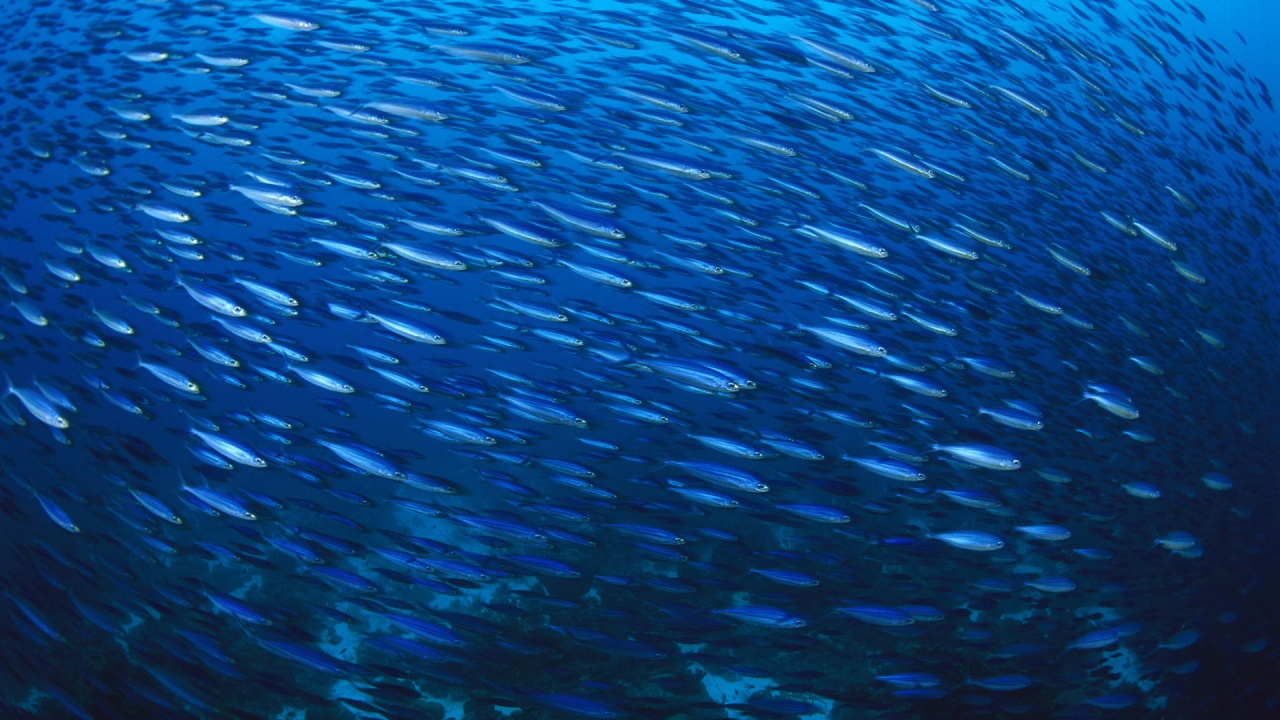
#> input picture lab09/lab/Lab9_school.jpg, 1280 x 720 px; the run also reads 1 picture not shown here
$ python main.py
#> lines starting #> are read from the running program, lines starting #| are printed output that depends on the picture
import matplotlib.image as mpimg
import matplotlib.pyplot as plt
import numpy as np
import numpy.linalg
import numpy.fft

def rgb2gray(rgb):
    return np.dot(rgb[..., :3], [0.2989, 0.5870, 0.1140])


def draw(img):
    plt.imshow(img, cmap=plt.get_cmap('gray'), vmin=0, vmax=1)
    plt.show()
def draw3d(img):
    fig = plt.figure()
    ax = plt.axes(projection='3d')
    # [8 lines of commented-out code are left out]
    x = np.arange(0, img.shape[1])
    y = np.arange(0, img.shape[0])
    X, Y = np.meshgrid(x, y)
    ax.plot_surface(X, Y, img)
    plt.show()

def zad1():
    img = mpimg.imread('Lab9_galia.png')
    img = rgb2gray(img)
    img = 1 - img
    dft = numpy.fft.fft2(img)
    phase = np.angle(dft)
    #phase /= 2 * numpy.pi
    #phase += 0.5
    modulus = np.absolute(dft)
    #modulus /= np.average(modulus)
    draw3d(phase)
    draw3d(modulus)


    #draw(phase)
    #draw(modulus)

def f(i1,i2,inv=False, th=0.9):
#> called with i1 = 'Lab9_school.jpg', i2 = 'Lab9_fish1.png', inv = False, th = 0.7
    img = mpimg.imread(i1)
#> img is the input picture: shape (720, 1280, 3); mean R, G, B 9.1, 67.3, 128.5
    img = rgb2gray(img) / 255
#> in rgb2gray, `return np.dot(rgb[..., :3], [0.2989, 0.5870, 0.1140])`:
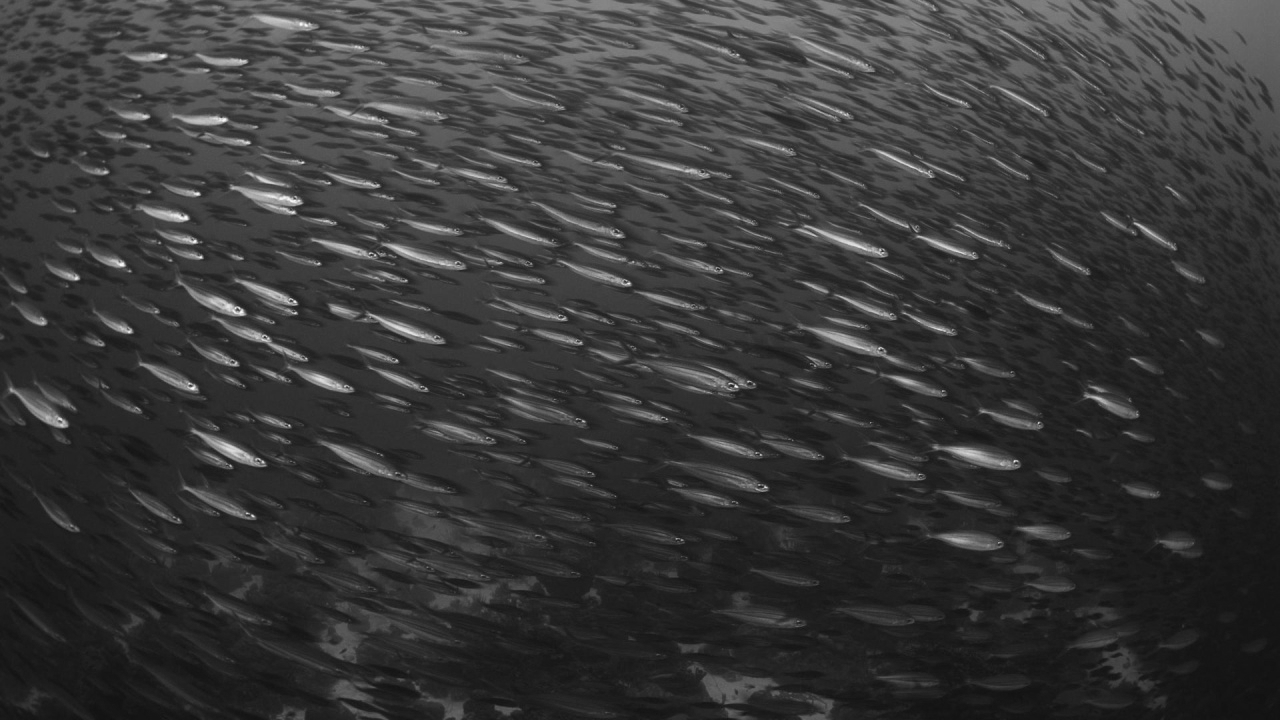
#> returned value: shape (720, 1280) float64; min 16.89, max 247.2, mean 56.9
#> img: shape (720, 1280) float64
    if inv:
        img = 1 - img
    dft = numpy.fft.fft2(img)
    img_e = mpimg.imread(i2)
    img_e = rgb2gray(img_e) / 255
    if inv:
        img_e = 1 - img_e
    dft_e = numpy.fft.fft2(np.rot90(img_e, k=2), s=img.shape)
    dft_2 = dft * dft_e
    img_2 = numpy.fft.ifft2(dft_2)
    img_2 = np.real(img_2)
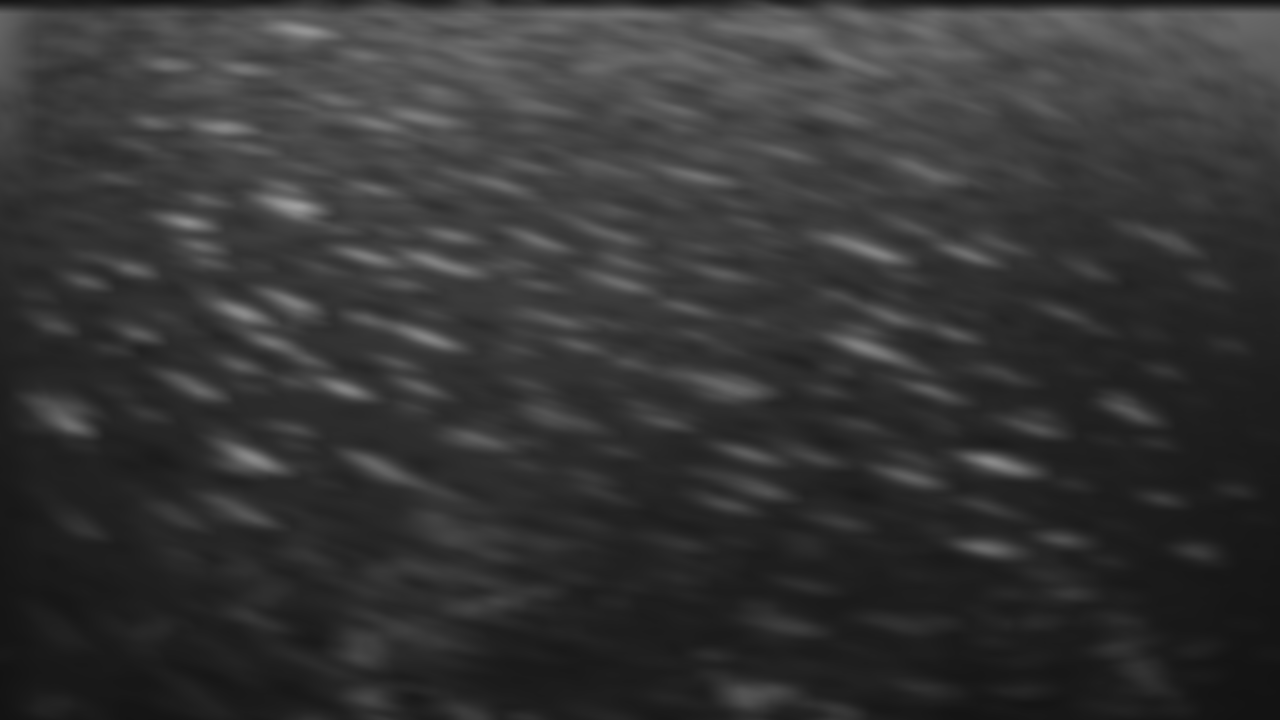
#> img_2: shape (720, 1280) float64; min 0.0745, max 0.624, mean 0.211
    draw3d(img_2)
#> in draw3d, `ax.plot_surface(X, Y, img)`:
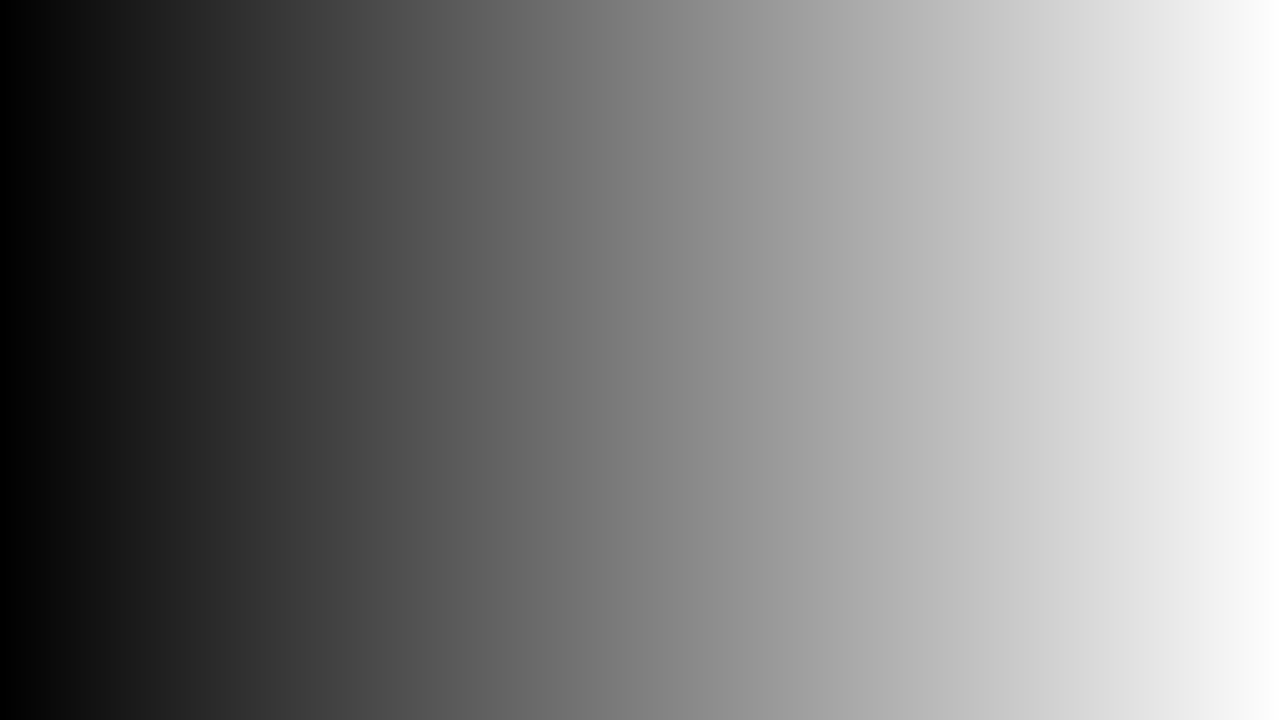
#> X: shape (720, 1280) int64; min 0, max 1279, mean 639.5; drawn with min black and max white
#> in draw3d, `plt.show()`:
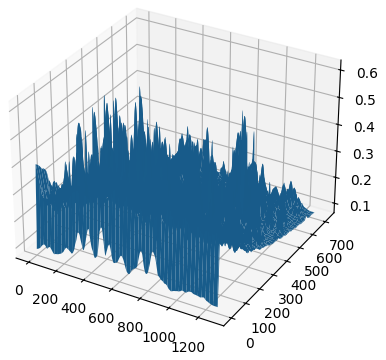
#> figure drawn by matplotlib, 1 panel
    max_v = np.max(img_2) * th
#> max_v = 0.437
    draw3d(img_2 > max_v)
#> in draw3d (call 2), `plt.show()`:
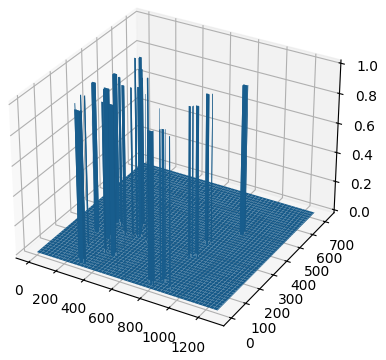
#> figure drawn by matplotlib, 1 panel
    draw((img_2 > max_v) + img)
#> in draw, `plt.show()`:
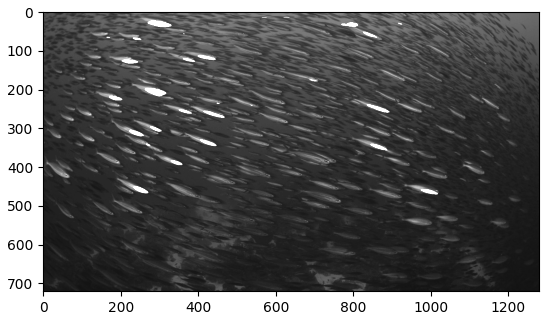
#> figure drawn by matplotlib, 1 panel
    print(np.sum(img_2 > max_v))
#| 6231


def zad2():
    # f('Lab9_galia.png', 'Lab9_galia_e.png', inv=True, th =0.9)
    f('Lab9_school.jpg', 'Lab9_fish1.png', inv=False, th=0.7)


if __name__ == "__main__":
    zad2()
